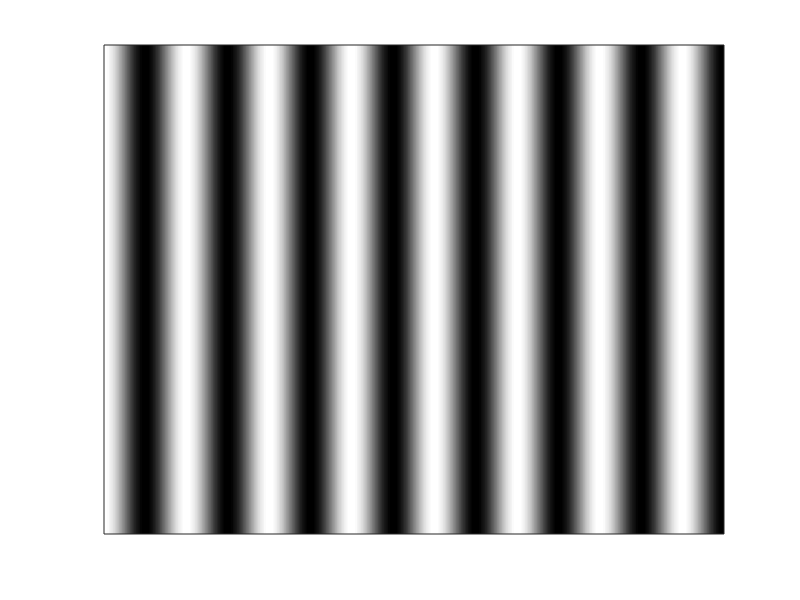

Source code (MATLAB):
x = 1:1920;
y = 1:1280;

xPPC = 256;

phaseX = x/xPPC*2*pi;

c = 1;
im = 127.5+127.5*c*cos(repmat(phaseX,length(y),1));
% im = 127.5+127.5*c*ones(size(cos(repmat(phaseX,length(y),1))));
imagesc(im,[0 255]);
colormap gray
set(gca,'XTick',[],'YTick',[]);